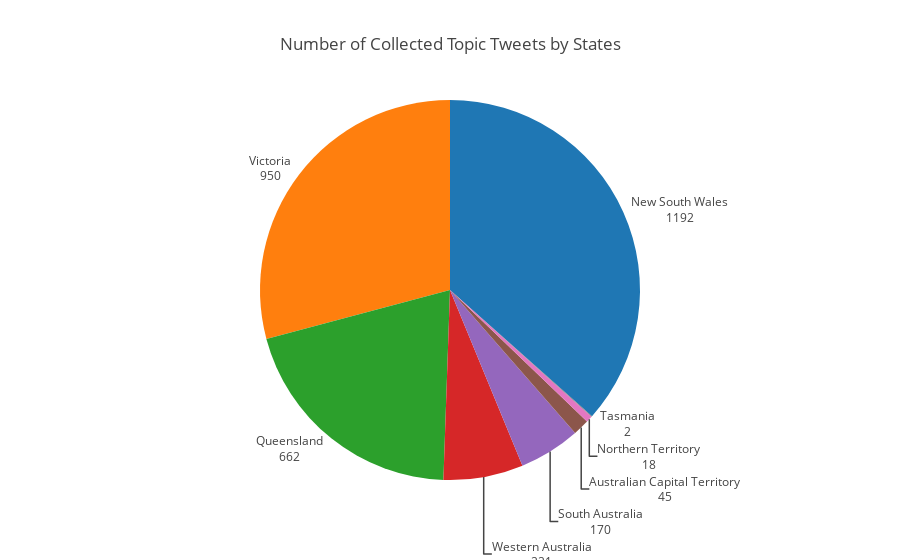

Notebook source saved alongside this figure:
### Markdown cell above
* The pie-chart below illustrates the distribution of topic related tweets. In our case, that is the tweets related to **cryptocurrencies and blockchain technology**.

* Intrestingly, the proportion of topic related tweets **in Queensland** is higher in comparison to all tweets chart.

### Code cell
labels = plot_df.index.values.tolist()
values = plot_df.values.ravel().tolist()
trace = go.Pie(labels=labels, values=values, 
               hoverinfo='label+percent', sort=True, showlegend=False,
               textinfo='value+label', textposition='outside')
layout = go.Layout(title='Number of Collected Topic Tweets by States')
fig = go.Figure(data=[trace], layout=layout)
plotly.offline.iplot(fig, filename='basic_pie_chart')

### Figure 1 — Plotly figure (JSON) as saved in the notebook; plotly's stock layout.template omitted (floating-point values rounded to 4 significant figures)
{"data": [{"hoverinfo": "label+percent", "labels": ["New South Wales", "Victoria", "Queensland", "Western Australia", "South Australia", "Australian Capital Territory", "Northern Territory", "Tasmania"], "showlegend": false, "sort": true, "textinfo": "value+label", "textposition": "outside", "type": "pie", "values": [1192, 950, 662, 221, 170, 45, 18, 2]}], "layout": {"title": "Number of Collected Topic Tweets by States"}}
